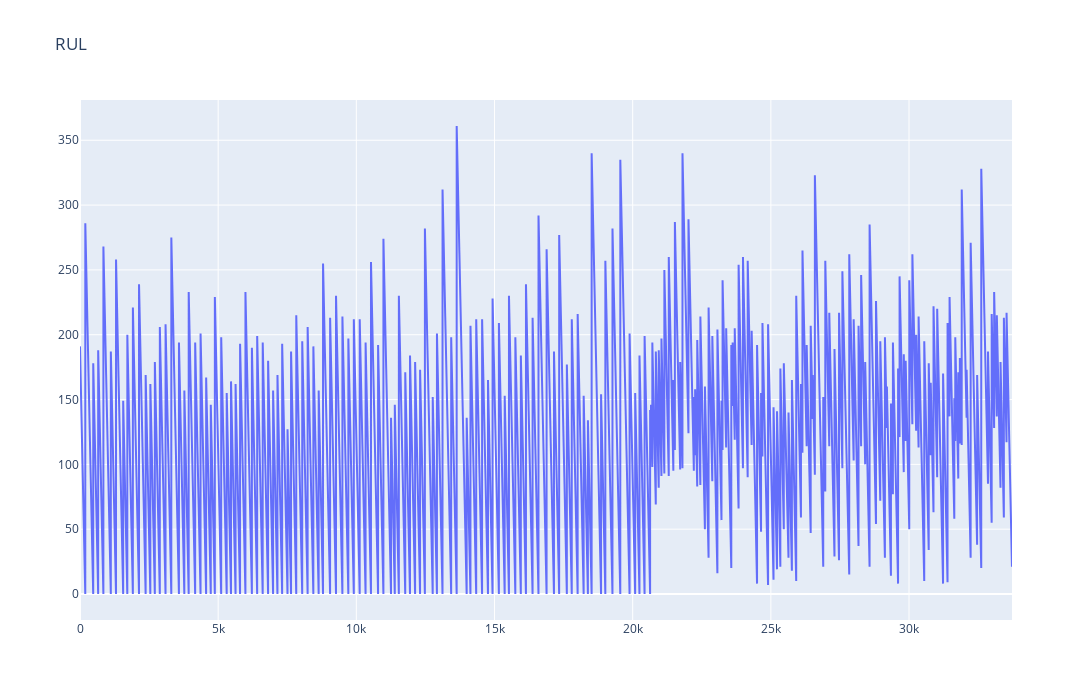

Notebook code for this chart:
### Markdown cell above
Visualization of data.

### Code cell
fig = go.Figure()

fig.add_trace(go.Scatter( x = data.index,
                      y = data['RUL']
             ))

fig.update_layout(
        height = 700,
        width = 1200,
        title = 'RUL'
)

fig.show()

### Figure 1 — Plotly figure (JSON) as saved in the notebook; plotly's stock layout.template omitted (floating-point values rounded to 4 significant figures; data arrays with more than 128 entries replaced by an {"elided": "..."} marker saying what was removed)
{"data": [{"type": "scatter", "x": {"elided": "33727 int values"}, "y": {"elided": "33727 int values"}}], "layout": {"height": 700, "title": {"text": "RUL"}, "width": 1200}}
